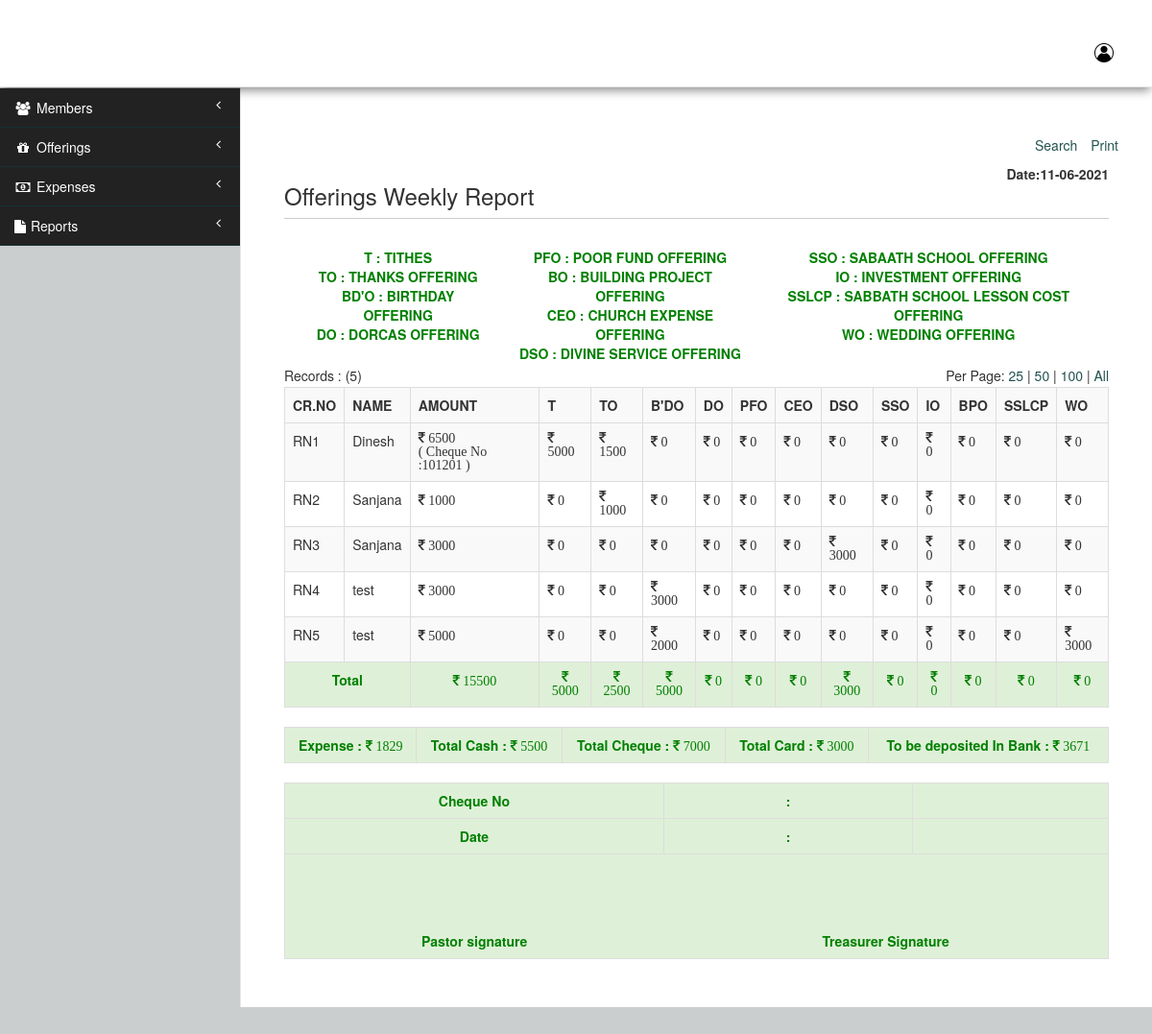
Page /bc/07062021/cmsWeekly.php (signed in) on the committed database.
### tables this page shows
CREATE TABLE IF NOT EXISTS `offerings` (
  `id` int(11) NOT NULL AUTO_INCREMENT,
  `receipt_no` varchar(10) NOT NULL,
  `offer_date` int(11) NOT NULL,
  `name` varchar(100) NOT NULL,
  `email` varchar(100) NOT NULL,
  `age` int(5) DEFAULT NULL,
  `mtype` int(1) NOT NULL,
  `gender` varchar(1) NOT NULL,
  `mobile` bigint(20) NOT NULL,
  `address` text NOT NULL,
  `amount` int(11) NOT NULL,
  `mof` varchar(10) NOT NULL,
  `cheque_no` varchar(10) DEFAULT NULL,
  `cms_share` float(8,2) NOT NULL,
  `chruch_share` float(8,2) NOT NULL,
  `cat_id` int(5) NOT NULL,
  `created_at` int(11) NOT NULL,
  `created_by` int(5) NOT NULL,
  `updated_at` int(11) NOT NULL,
  `updated_by` int(5) NOT NULL,
  `active` int(11) NOT NULL DEFAULT '1',
  `cid` int(11) NOT NULL,
  PRIMARY KEY (`id`)
);

### bc/07062021/cmsWeekly.php (the view, shortened to what the rows shown need)
<?php
    require_once('includes/header.php');
    require_once('includes/config.php');
    $cond = '';
    $query = "SELECT
    o.receipt_no,o.name,o.id,
    sum(o.amount) as amount,
    sum(case when oc.category='Tithes' then o.amount else '0' end) as t,
    sum(case when oc.category='Thanks Offerings' then o.amount else '0' end) as 'to',
    sum(case when oc.category='Birthday Offering' then o.amount else '0' end) as 'bdo',
    sum(case when oc.category='Dorcas Offering' then o.amount else '0' end) as 'do',
    sum(case when oc.category='Poor Fund Offering' then o.amount else '0' end) as 'pfo',
    sum(case when oc.category='Church Expenses Offering' then o.amount else '0' end) as 'ceo',
    sum(case when oc.category='Sabbath School Offering' then o.amount else '0' end) as 'sso',
    sum(case when oc.category='Investment Offering  ' then o.amount else '0' end) as 'io',
    sum(case when oc.category='Divine Service Offering  ' then o.amount else '0' end) as 'dso',
    sum(case when oc.category='Building Project' then o.amount else '0' end) as 'bpo',
    sum(case when oc.category='Sabbath School Lesson Cost Payment' then o.amount else '0' end) as 'sslcp',sum(case when oc.category='Wedding Offering' then o.amount else '0' end) as 'wo'
    FROM `offerings` o left outer join offerings_category oc on o.cat_id=oc.id where o.active = 1
    $cond group by o.name,o.receipt_no";
    $result = mysqli_query($con,$query);
    $total_items = mysqli_num_rows($result);
    $limit = (isset($_GET["limit"])) ? $_GET["limit"] : 25;
    $page = (isset($_GET["page"]))? $_GET["page"] : 1;
    $set_limit = (($page*$limit)-$limit);
?>
<div id="wrapper">
    <div id="page-wrapper">
        <div class="row">
                <div class="col-lg-12">
                    <section id="content" style="border-bottom:none;">
                    <article id="cleft">
                    <div class="col-lg-12">
                            <?php
                                $limit_data = "";
                                if( $limit !='all') {
                                    $limit_data .= " LIMIT $set_limit, $limit";
                                }
                                $fquery = "SELECT
                                o.receipt_no,
                                o.name,o.id,o.mof,o.cheque_no,
                                sum(o.amount) as amount,
                                sum(case when oc.category='Tithes' then o.amount else '0' end) as t,
                                sum(case when oc.category='Thanks Offerings' then o.amount else '0' end) as 'to',
                                sum(case when oc.category='Birthday Offering' then o.amount else '0' end) as 'bdo',
                                sum(case when oc.category='Dorcas Offering' then o.amount else '0' end) as 'do',
                                sum(case when oc.category='Poor Fund Offering' then o.amount else '0' end) as 'pfo',
                                sum(case when oc.category='Church Expenses Offering' then o.amount else '0' end) as 'ceo',
                                sum(case when oc.category='Sabbath School Offering' then o.amount else '0' end) as 'sso',
                                sum(case when oc.category='Investment Offering  ' then o.amount else '0' end) as 'io',
                                sum(case when oc.category='Divine Service Offering  ' then o.amount else '0' end) as 'dso',
                                sum(case when oc.category='Building Project' then o.amount else '0' end) as 'bpo',
                                sum(case when oc.category='Sabbath School Lesson Cost Payment' then o.amount else '0' end) as 'sslcp',sum(case when oc.category='Wedding Offering' then o.amount else '0' end) as 'wo'
                                FROM `offerings` o left outer join offerings_category oc on  o.cat_id=oc.id where o.active = 1
                                $cond group by o.name,o.receipt_no order by o.id $limit_data";
                                $fresult = mysqli_query($con,$fquery);
                                if( $total_items>0 ) { ?>
                        <table class="table table-striped table-bordered table-hover">
                            <tr>
                                <th class="uppercase">CR.No</th>
                                <th class="uppercase">Name</th>
                                <th class="uppercase">Amount</th>
                                <th class="uppercase">T</th>
                                <th class="uppercase">TO</th>
                                <th class="uppercase">B'DO</th>
                                <th class="uppercase">DO</th>
                                <th class="uppercase">PFO</th>
                                <th class="uppercase">CEO</th>
                                <th class="uppercase">DSO</th>
                                <th class="uppercase">SSO</th>
                                <th class="uppercase">IO</th>
                                <th class="uppercase">BPO</th>
                                <th class="uppercase">SSLCP</th>
                                <th class="uppercase">WO</th>
                            </tr>
                            <tr>
                                <?php
                                    while( $rows = mysqli_fetch_assoc($fresult)) {
                                        $receipt  = $rows['receipt_no'];
                                        $mode     = $rows['mof'];
                                        $cheque   = $rows['cheque_no'];
                                        $name     = $rows['name'];
                                        $amount   = $rows['amount'];
                                        $t        = $rows['t'];
                                        $to       = $rows['to'];
                                        $bdo      = $rows['bdo'];
                                        $do       = $rows['do'];
                                        $pfo      = $rows['pfo'];
                                        $ceo      = $rows['ceo'];
                                        $dso      = $rows['dso'];
                                        $sso      = $rows['sso'];
                                        $io       = $rows['io'];
                                        $bpo      = $rows['bpo'];
                                        $sslcp    = $rows['sslcp'];
                                        $wo       = $rows['wo'];
                                    ?>
                                    <tr>
                                    <td><?php echo $receipt; ?></td>
                                    <td><?php echo $name; ?></td>
                                    <td> <i class="fa fa-inr"> <?php echo $amount; ?><?php if( $mode == "cheque" ) { echo '<br/>( Cheque No :'.$cheque.' )'; } ?></i></td>
                                    <td> <i class="fa fa-inr"> <?php echo $t; ?></i></td>
                                    <td> <i class="fa fa-inr"> <?php echo $to; ?></i></td>
                                    <td> <i class="fa fa-inr"> <?php echo $bdo; ?></i></td>
                                    <td> <i class="fa fa-inr"> <?php echo $do; ?></i></td>
                                    <td> <i class="fa fa-inr"> <?php echo $pfo; ?></i></td>
                                    <td> <i class="fa fa-inr"> <?php echo $ceo; ?></i></td>
                                    <td> <i class="fa fa-inr"> <?php echo $dso; ?></i></td>
                                    <td> <i class="fa fa-inr"> <?php echo $sso; ?></i></td>
                                    <td> <i class="fa fa-inr"> <?php echo $io; ?></i></td>
                                    <td> <i class="fa fa-inr"> <?php echo $bpo; ?></i></td>
                                    <td> <i class="fa fa-inr"> <?php echo $sslcp; ?></i></td>
                                    <td> <i class="fa fa-inr"> <?php echo $wo; ?></i></td>
                                <?php  } ?>
                                <tr>
                                    <td colspan="2" class="success"> Total </td>
                                    <td class="success">
                                    </td>
                                    <?php for( $i=1; $i<=12; $i++ ) { ?>
                                    <td class="success">
                                    </td>
                                    <?php } ?>
                                </tr>
                        </table>
                        <?php } else{
                            echo '<span class="success center col-md-12" style="margin:20px 0 0 0;"> No Data found! </sapn>';
                        }
                        ?>
        </div>
    </div>
</div>
<?php require_once('includes/footer.php'); ?>

### rows in the picture
offerings: receipt_no "RN1", name "Dinesh", amount "6500", cheque_no "101201", t "5000", to "1500", bdo "0", do "0", pfo "0", ceo "0", dso "0", sso "0", io "0", bpo "0", sslcp "0", wo "0"
offerings: receipt_no "RN2", name "Sanjana", amount "1000", t "0", to "1000", bdo "0", do "0", pfo "0", ceo "0", dso "0", sso "0", io "0", bpo "0", sslcp "0", wo "0"
offerings: receipt_no "RN3", name "Sanjana", amount "3000", t "0", to "0", bdo "0", do "0", pfo "0", ceo "0", dso "3000", sso "0", io "0", bpo "0", sslcp "0", wo "0"
offerings: receipt_no "RN4", name "test", amount "3000", t "0", to "0", bdo "3000", do "0", pfo "0", ceo "0", dso "0", sso "0", io "0", bpo "0", sslcp "0", wo "0"
offerings: receipt_no "RN5", name "test", amount "5000", t "0", to "0", bdo "2000", do "0", pfo "0", ceo "0", dso "0", sso "0", io "0", bpo "0", sslcp "0", wo "3000"

### other values in the picture
$total_items "5"
$tot_off_rows['amt'] "15500"
$tot_off_t_rows['amt'] "5000"
$tot_off_t_rows['amt'] "2500"
$tot_off_t_rows['amt'] "3000"
$exp "1829"
$cashTot "5500"
$cq_row['amt'] "7000"
$cd_row['amt'] "3000"
intVal($cashTot) - intVal($exp) "3671"
